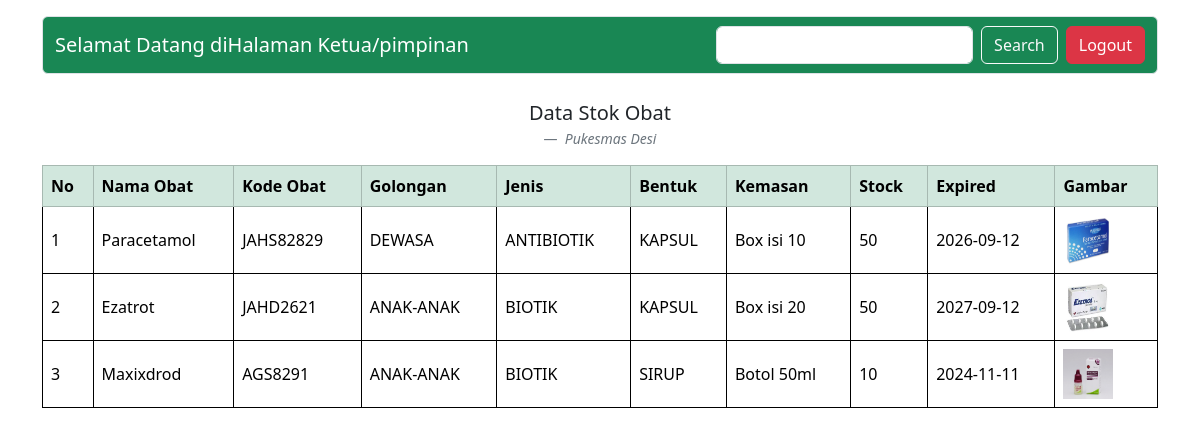
Page /Ketua.php (signed in) on the committed database.
### tables this page shows
CREATE TABLE `data_sobat` (
  `id` int(11) NOT NULL,
  `nama_obat` varchar(100) NOT NULL,
  `kode_obat` varchar(100) NOT NULL,
  `golongan` enum('SEMUA','DEWASA','ANAK-ANAK','') NOT NULL,
  `jenis` enum('ANTIBIOTIK','BIOTIK','','') NOT NULL,
  `bentuk` enum('KAPSUL','TABLET','SIRUP') NOT NULL,
  `kemasan` varchar(100) NOT NULL,
  `stock` varchar(100) NOT NULL,
  `expired` date NOT NULL,
  `gambar` varchar(100) NOT NULL
);

### Connection.php (called while the page is built, shortened)
<?php
$conn = mysqli_connect("localhost", "root", "", "db_stokobat");
function query($query)
{
    global $conn;
    $result = mysqli_query($conn, $query);
    $rows = [];
    while ($row = mysqli_fetch_assoc($result)) {
        $rows[] = $row;
    }
    return $rows;
}

### Ketua.php (the view, shortened to what this page needs)
<?php
include_once 'Connection.php';
$pinjam = query("SELECT * FROM data_sobat");
$pinjam = query("SELECT * FROM data_sobat");
?>
<!DOCTYPE html>
<html lang="en">
<head>
  <link href="https://cdn.jsdelivr.net/npm/bootstrap@5.3.2/dist/css/bootstrap.min.css" rel="stylesheet">
</head>
<body>
  <div class="container">
    <nav class="navbar navbar-light bg-success object-fit-cover border rounded mt-3">
      <div class="container-fluid">
        <a class="navbar-brand text-white">Selamat Datang diHalaman Ketua/pimpinan</a>
        <form action="" method="post" class="d-flex ms-auto" class="serch">
          <input class="form-control me-2" type="text" name="key" aria-label="Search" autofocus autocomplete="off">
          <button class="btn btn-outline-light" type="submit" name="cari">Search</button>
        </form>
        <ul class="navbar-nav ms-2">
          <li class="nav-item">
            <a class="logout" aria-current="page" href="logout.php"><button type="button" class="btn btn-danger">Logout</button></a>
          </li>
        </ul>
      </div>
    </nav>
    <figure class="text-center mt-4">
      <blockquote class="blockquote">
        <p>Data Stok Obat</p>
      </blockquote>
      <figcaption class="blockquote-footer">
        <cite title="Source Title">Pukesmas Desi</cite>
      </figcaption>
    </figure>
    <table class="table table-hover table-bordered align-middle border border-black">
      <thead>
        <tr class="table-success table-bordered">
          <th>No</th>
          <th>Nama Obat</th>
          <th>Kode Obat</th>
          <th>Golongan</th>
          <th>Jenis</th>
          <th>Bentuk</th>
          <th>Kemasan</th>
          <th>Stock</th>
          <th>Expired</th>
          <th>Gambar</th>
        </tr>
        <?php $i = 1; ?>
        <?php foreach ($pinjam as $row) : ?>
      <tbody>
        <tr>
          <td><?= $i; ?></td>
          <td><?= $row["nama_obat"]; ?></td>
          <td><?= $row["kode_obat"]; ?></td>
          <td><?= $row["golongan"]; ?></td>
          <td><?= $row["jenis"]; ?></td>
          <td><?= $row["bentuk"]; ?></td>
          <td><?= $row["kemasan"]; ?></td>
          <td><?= $row["stock"]; ?></td>
          <td><?= $row["expired"]; ?></td>
          <td><img src="image/<?= $row["gambar"]; ?>" width="50" height="50"></td>
        </tr>
      </tbody>
      </thead>
      <?php $i++; ?>
    <?php endforeach; ?>
    </table>
  </div>
</body>

### rows in the picture
data_sobat: nama_obat "Paracetamol", kode_obat "JAHS82829", golongan "DEWASA", jenis "ANTIBIOTIK", bentuk "KAPSUL", kemasan "Box isi 10", stock "50", expired "2026-09-12", gambar (picture)
data_sobat: nama_obat "Ezatrot", kode_obat "JAHD2621", golongan "ANAK-ANAK", jenis "BIOTIK", bentuk "KAPSUL", kemasan "Box isi 20", stock "50", expired "2027-09-12", gambar (picture)
data_sobat: nama_obat "Maxixdrod", kode_obat "AGS8291", golongan "ANAK-ANAK", jenis "BIOTIK", bentuk "SIRUP", kemasan "Botol 50ml", stock "10", expired "2024-11-11", gambar (picture)
